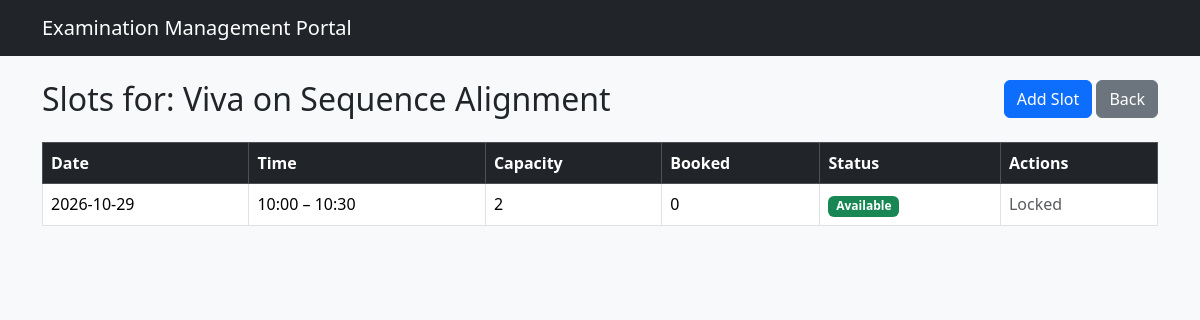
The page /examiner/exams/1/slots (signed in) on the database as committed earlier.
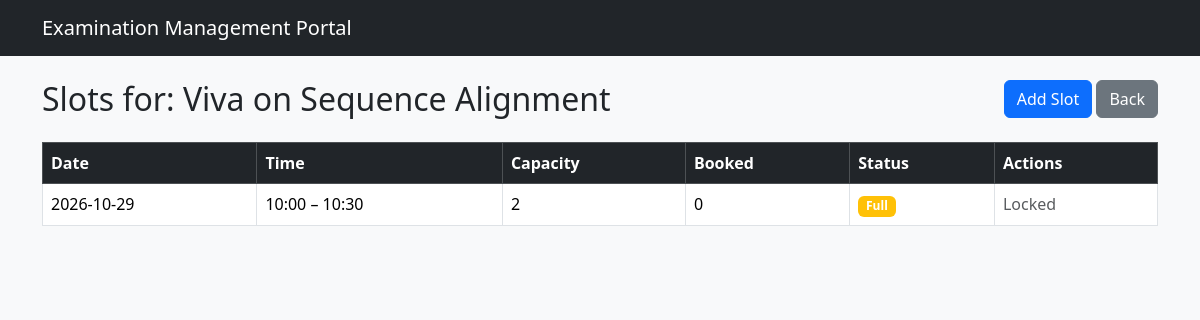
The same page on the database as committed later.
### models.py (models this page shows)
class Slot(db.Model):
    __tablename__ = 'slots'
    id = db.Column(db.Integer, primary_key=True)
    exam_id = db.Column(db.Integer, db.ForeignKey('exams.id'), nullable=False)
    examiner_id = db.Column(db.Integer, db.ForeignKey('users.id'), nullable=False)
    date = db.Column(db.Date, nullable=False)
    start_time = db.Column(db.Time, nullable=False)
    end_time = db.Column(db.Time, nullable=False)
    capacity = db.Column(db.Integer, nullable=False, default=1)
    status = db.Column(db.String(20), default='Available')  # Available / Full / Cancelled / Completed
    created_at = db.Column(db.DateTime, default=datetime.utcnow)
    examiner = db.relationship('User', backref='created_slots')
    bookings = db.relationship('Booking', backref='slot', lazy=True)

### routes/examiner.py (the view)
@examiner_bp.route('/exams/<int:exam_id>/slots')
@approved_examiner_required
def exam_slots(exam_id):
    assignment = ExamExaminer.query.filter_by(
        exam_id=exam_id, examiner_id=current_user.id
    ).first()
    if not assignment:
        flash('You are not assigned to this exam.', 'danger')
        return redirect(url_for('examiner.my_exams'))
    exam = Exam.query.get_or_404(exam_id)
    slots = Slot.query.filter_by(exam_id=exam_id, examiner_id=current_user.id)\
                      .order_by(Slot.date, Slot.start_time).all()
    can_create = _is_in_slot_creation_window(exam)
    can_edit   = _is_before_booking_start(exam)
    return render_template('examiner/slots.html',
                           exam=exam,
                           slots=slots,
                           can_create=can_create,
                           can_edit=can_edit)

### app.py (called while the page is built)
@login_manager.user_loader
def load_user(user_id):
    return User.query.get(int(user_id))

### routes/examiner.py (called while the page is built)
def _is_in_slot_creation_window(exam):
    now = datetime.utcnow()
    if not exam.slot_creation_start or not exam.slot_creation_end:
        return False
    return exam.slot_creation_start <= now <= exam.slot_creation_end

def _is_before_booking_start(exam):
    if not exam.booking_start:
        return True
    return datetime.utcnow() < exam.booking_start

### templates/examiner/slots.html (shortened to what this page needs)
{% extends "base.html" %}
{% block content %}
<div class="d-flex justify-content-between mb-3">
  <h2>Slots for: {{ exam.title }}</h2>
  <div>
    {% if can_create %}
      <a href="{{ url_for('examiner.add_slot', exam_id=exam.id) }}" class="btn btn-primary">Add Slot</a>
    {% else %}
      <button class="btn btn-secondary" disabled title="Outside slot creation window">Add Slot (Window Closed)</button>
    {% endif %}
    <a href="{{ url_for('examiner.my_exams') }}" class="btn btn-secondary">Back</a>
  </div>
</div>
<table class="table table-bordered table-hover">
  <thead class="table-dark">
    <tr>
      <th>Date</th>
      <th>Time</th>
      <th>Capacity</th>
      <th>Booked</th>
      <th>Status</th>
      <th>Actions</th>
    </tr>
  </thead>
  <tbody>
    {% for s in slots %}
    <tr>
      <td>{{ s.date }}</td>
      <td>{{ s.start_time.strftime('%H:%M') }} – {{ s.end_time.strftime('%H:%M') }}</td>
      <td>{{ s.capacity }}</td>
      <td>{{ s.bookings|selectattr('status', 'equalto', 'Booked')|list|length }}</td>
      <td>
        <span class="badge
          {% if s.status == 'Available' %}bg-success
          {% elif s.status == 'Full' %}bg-warning
          {% elif s.status == 'Cancelled' %}bg-danger
          {% else %}bg-secondary{% endif %}">
          {{ s.status }}
        </span>
      </td>
      <td>
        {% if can_edit and s.status != 'Cancelled' %}
          <a href="{{ url_for('examiner.edit_slot', slot_id=s.id) }}" class="btn btn-sm btn-warning">Edit</a>
          <form action="{{ url_for('examiner.delete_slot', slot_id=s.id) }}" method="POST" class="d-inline"
                onsubmit="return confirm('Cancel this slot?');">
            <button class="btn btn-sm btn-danger">Cancel</button>
          </form>
        {% else %}
          <span class="text-muted">Locked</span>
        {% endif %}
      </td>
    </tr>
    {% else %}
    <tr><td colspan="6" class="text-center">No slots created yet.</td></tr>
    {% endfor %}
  </tbody>
</table>
{% endblock %}

Rows that differ between the two databases and show on the page:
changed Slot: status "Available" → "Full"
